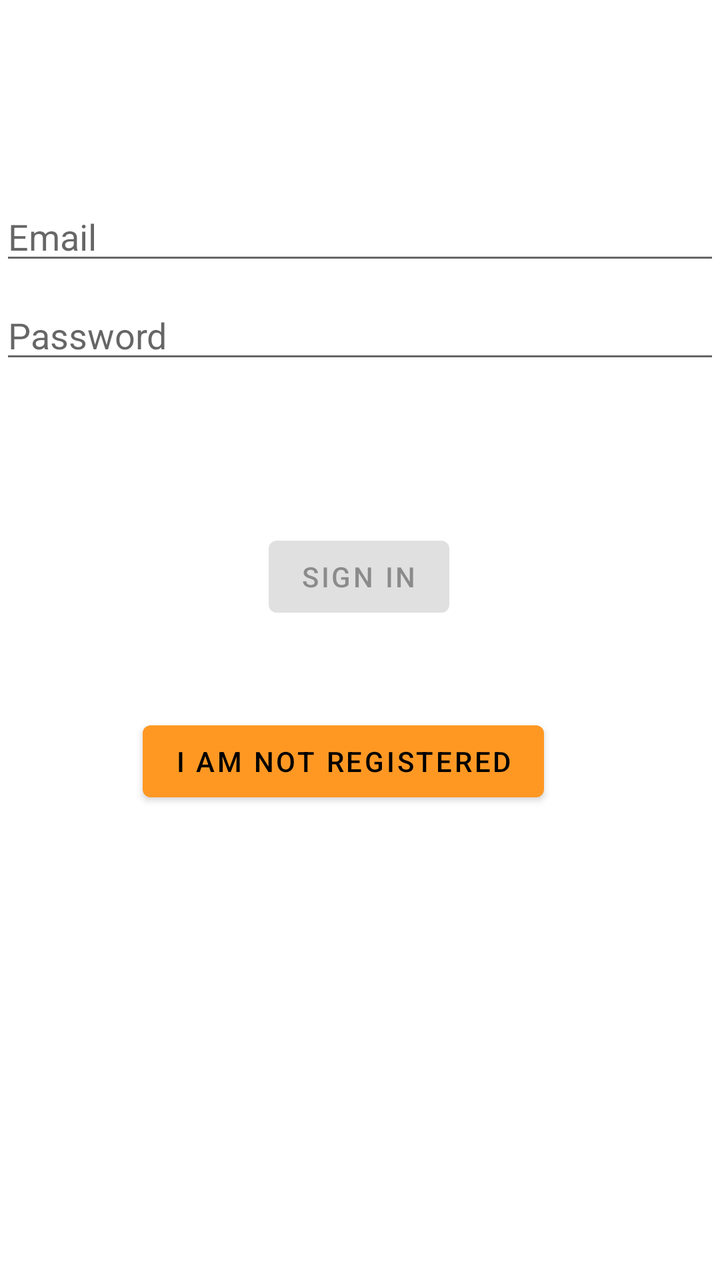
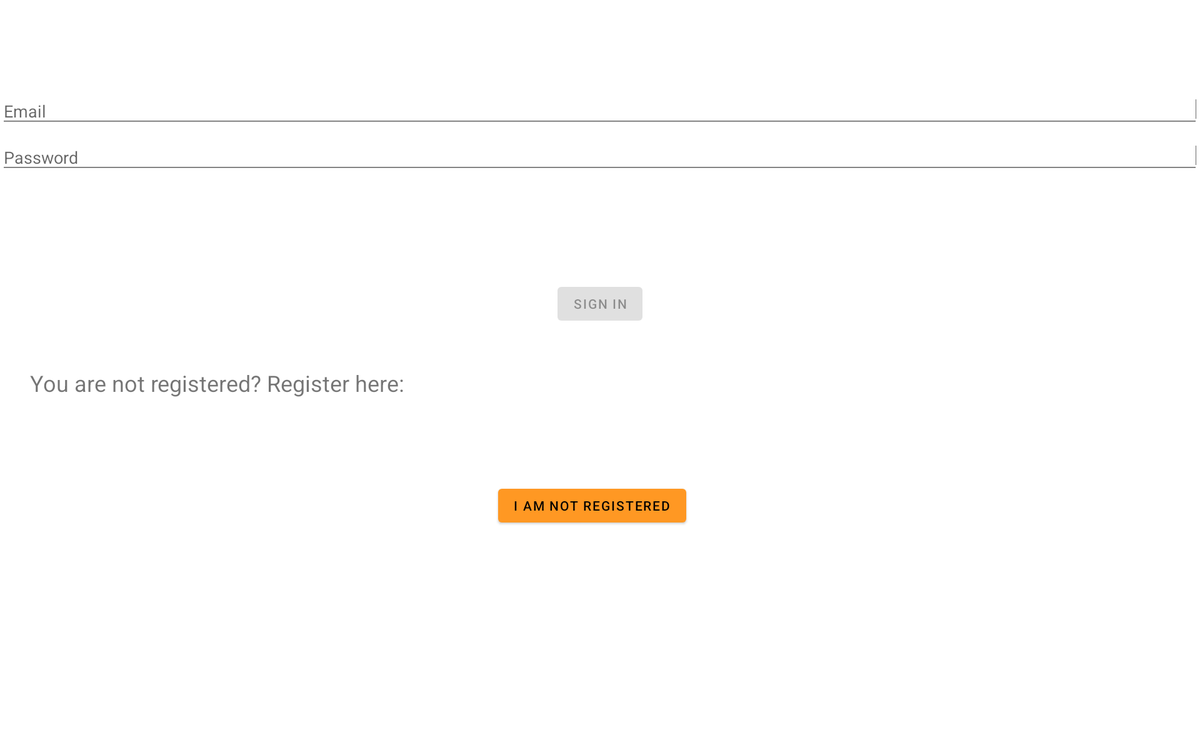

The same Android screen from two of the app's own layout files: first res/layout/ as a phone draws it, then the repository's variant for another configuration, drawn on a device whose configuration selects that folder. Both files follow.
<!-- AndroidManifest.xml: application theme Theme.IntakeTrackerApp -->
<!-- res/layout/activity_login.xml -->
<?xml version="1.0" encoding="utf-8"?>
<androidx.constraintlayout.widget.ConstraintLayout xmlns:android="http://schemas.android.com/apk/res/android"
    xmlns:app="http://schemas.android.com/apk/res-auto"
    xmlns:tools="http://schemas.android.com/tools"
    android:id="@+id/container"
    android:layout_width="match_parent"
    android:layout_height="match_parent"
    android:paddingLeft="@dimen/activity_horizontal_margin"
    android:paddingTop="@dimen/activity_vertical_margin"
    android:paddingRight="@dimen/activity_horizontal_margin"
    android:paddingBottom="@dimen/activity_vertical_margin"
    tools:context=".ui.login.LoginActivity">

    <Button
        android:id="@+id/not_registered"
        android:layout_width="wrap_content"
        android:layout_height="wrap_content"
        android:layout_gravity="start"
        android:layout_marginTop="16dp"
        android:layout_marginBottom="64dp"
        android:enabled="true"
        android:text="@string/action_not_registred"
        app:layout_constraintBottom_toBottomOf="parent"
        app:layout_constraintEnd_toEndOf="parent"
        app:layout_constraintHorizontal_bias="0.447"
        app:layout_constraintStart_toStartOf="parent"
        app:layout_constraintTop_toBottomOf="@+id/password"
        app:layout_constraintVertical_bias="0.473" />

    <EditText
        android:id="@+id/username"
        android:layout_width="0dp"
        android:layout_height="wrap_content"
        android:layout_marginTop="96dp"
        android:hint="@string/prompt_email"
        android:inputType="textEmailAddress"
        android:selectAllOnFocus="true"
        app:layout_constraintEnd_toEndOf="parent"
        app:layout_constraintStart_toStartOf="parent"
        app:layout_constraintTop_toTopOf="parent" />

    <EditText
        android:id="@+id/password"
        android:layout_width="0dp"
        android:layout_height="wrap_content"
        android:layout_marginTop="8dp"
        android:hint="@string/prompt_password"
        android:imeActionLabel="@string/action_sign_in_short"
        android:imeOptions="actionDone"
        android:inputType="textPassword"
        android:selectAllOnFocus="true"
        app:layout_constraintEnd_toEndOf="parent"
        app:layout_constraintStart_toStartOf="parent"
        app:layout_constraintTop_toBottomOf="@+id/username" />

    <Button
        android:id="@+id/login"
        android:layout_width="wrap_content"
        android:layout_height="wrap_content"
        android:layout_gravity="start"
        android:layout_marginTop="16dp"
        android:layout_marginBottom="64dp"
        android:enabled="false"
        android:text="@string/action_sign_in"
        app:layout_constraintBottom_toBottomOf="parent"
        app:layout_constraintEnd_toEndOf="parent"
        app:layout_constraintHorizontal_bias="0.498"
        app:layout_constraintStart_toStartOf="parent"
        app:layout_constraintTop_toBottomOf="@+id/password"
        app:layout_constraintVertical_bias="0.19" />

    <ProgressBar
        android:id="@+id/loading"
        android:layout_width="wrap_content"
        android:layout_height="wrap_content"
        android:layout_gravity="center"
        android:layout_marginTop="64dp"
        android:layout_marginBottom="64dp"
        android:visibility="gone"
        app:layout_constraintBottom_toBottomOf="parent"
        app:layout_constraintEnd_toEndOf="@+id/password"
        app:layout_constraintStart_toStartOf="@+id/password"
        app:layout_constraintTop_toTopOf="parent"
        app:layout_constraintVertical_bias="0.3" />

    <TextView
        android:id="@+id/textViewNotRegistered"
        android:layout_width="wrap_content"
        android:layout_height="wrap_content"
        android:layout_marginStart="32dp"
        android:layout_marginTop="356dp"
        android:layout_marginBottom="340dp"
        app:layout_constraintBottom_toBottomOf="parent"
        app:layout_constraintStart_toStartOf="parent"
        app:layout_constraintTop_toTopOf="parent"
        tools:text="@string/text_register" />

</androidx.constraintlayout.widget.ConstraintLayout>
<!-- resources referenced by this layout -->
<resources>
  <string name="action_not_registred">I am not registered</string>
  <string name="action_sign_in">Sign in</string>
  <string name="action_sign_in_short">Sign in</string>
  <string name="prompt_email">Email</string>
  <string name="prompt_password">Password</string>
  <string name="text_register">You are not registered? Register here:</string>
  <style name="Theme.IntakeTrackerApp" parent="Theme.MaterialComponents.DayNight.DarkActionBar">
          
          <item name="colorPrimary">@color/orange</item>
          <item name="colorPrimaryVariant">@color/black</item>
          <item name="colorOnPrimary">@color/black</item>
          
          <item name="colorSecondary">@color/black</item>
          <item name="colorSecondaryVariant">@color/black</item>
          <item name="colorOnSecondary">@color/black</item>
          
          <item name="android:statusBarColor">?attr/colorPrimaryVariant</item>
          
      </style>
  <color name="orange">#FF9823</color>
  <color name="black">#FF000000</color>
</resources>
<!-- res/layout-w1240dp/activity_login.xml (the repository's variant of the layout above) -->
<!-- drawn on a large tablet held sideways -->
<?xml version="1.0" encoding="utf-8"?>
<androidx.constraintlayout.widget.ConstraintLayout xmlns:android="http://schemas.android.com/apk/res/android"
    xmlns:app="http://schemas.android.com/apk/res-auto"
    xmlns:tools="http://schemas.android.com/tools"
    android:id="@+id/container"
    android:layout_width="match_parent"
    android:layout_height="match_parent"
    android:paddingLeft="@dimen/activity_horizontal_margin"
    android:paddingTop="@dimen/activity_vertical_margin"
    android:paddingRight="@dimen/activity_horizontal_margin"
    android:paddingBottom="@dimen/activity_vertical_margin"
    tools:context=".ui.login.LoginActivity">

    <EditText
        android:id="@+id/username"
        android:layout_width="0dp"
        android:layout_height="wrap_content"
        android:layout_marginTop="96dp"
        android:hint="@string/prompt_email"
        android:inputType="textEmailAddress"
        android:selectAllOnFocus="true"
        app:layout_constraintEnd_toEndOf="parent"
        app:layout_constraintStart_toStartOf="parent"
        app:layout_constraintTop_toTopOf="parent" />

    <EditText
        android:id="@+id/password"
        android:layout_width="0dp"
        android:layout_height="wrap_content"
        android:layout_marginTop="8dp"
        android:hint="@string/prompt_password"
        android:imeActionLabel="@string/action_sign_in_short"
        android:imeOptions="actionDone"
        android:inputType="textPassword"
        android:selectAllOnFocus="true"
        app:layout_constraintEnd_toEndOf="parent"
        app:layout_constraintStart_toStartOf="parent"
        app:layout_constraintTop_toBottomOf="@+id/username" />

    <Button
        android:id="@+id/login"
        android:layout_width="wrap_content"
        android:layout_height="wrap_content"
        android:layout_gravity="start"
        android:layout_marginTop="16dp"
        android:layout_marginBottom="64dp"
        android:enabled="false"
        android:text="@string/action_sign_in"
        app:layout_constraintBottom_toBottomOf="parent"
        app:layout_constraintEnd_toEndOf="parent"
        app:layout_constraintStart_toStartOf="parent"
        app:layout_constraintTop_toBottomOf="@+id/password"
        app:layout_constraintVertical_bias="0.2" />

    <TextView
        android:id="@+id/textViewNotRegistered"
        android:layout_width="wrap_content"
        android:layout_height="wrap_content"
        android:layout_marginStart="32dp"
        android:layout_marginTop="356dp"
        android:layout_marginBottom="340dp"
        android:textSize="24sp"
        app:layout_constraintBottom_toBottomOf="parent"
        app:layout_constraintStart_toStartOf="parent"
        app:layout_constraintTop_toTopOf="parent"
        tools:text="@string/text_register" />

    <Button
        android:id="@+id/not_registered"
        android:layout_width="wrap_content"
        android:layout_height="wrap_content"
        android:layout_gravity="start"
        android:layout_marginTop="16dp"
        android:layout_marginBottom="64dp"
        android:enabled="true"
        android:text="@string/action_not_registred"
        app:layout_constraintBottom_toBottomOf="parent"
        app:layout_constraintEnd_toEndOf="parent"
        app:layout_constraintHorizontal_bias="0.492"
        app:layout_constraintStart_toStartOf="parent"
        app:layout_constraintTop_toBottomOf="@+id/password"
        app:layout_constraintVertical_bias="0.644" />

    <ProgressBar
        android:id="@+id/loading"
        android:layout_width="wrap_content"
        android:layout_height="wrap_content"
        android:layout_gravity="center"
        android:layout_marginTop="64dp"
        android:layout_marginBottom="64dp"
        android:visibility="gone"
        app:layout_constraintBottom_toBottomOf="parent"
        app:layout_constraintEnd_toEndOf="@+id/password"
        app:layout_constraintStart_toStartOf="@+id/password"
        app:layout_constraintTop_toTopOf="parent"
        app:layout_constraintVertical_bias="0.3" />

</androidx.constraintlayout.widget.ConstraintLayout>
